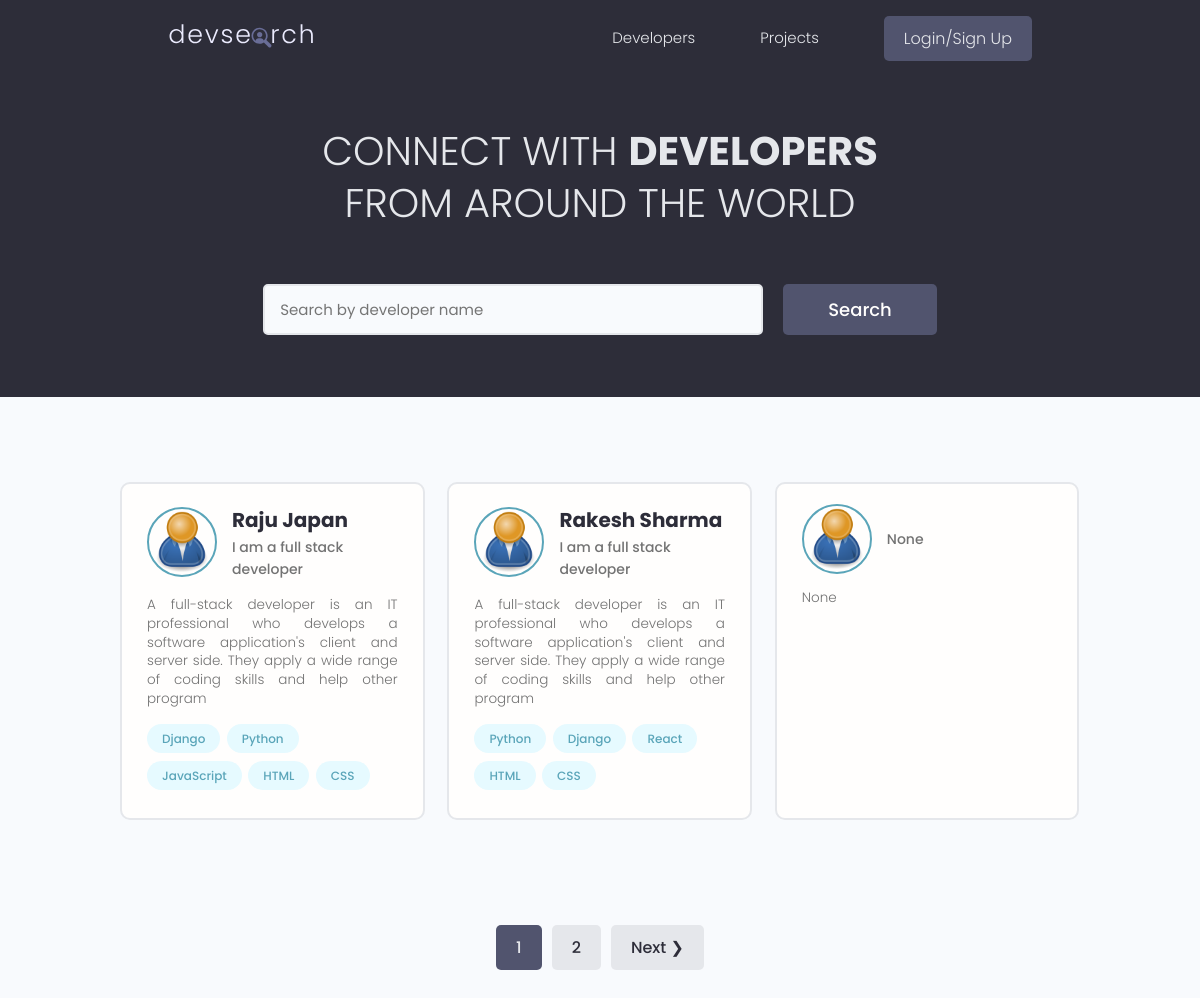
The page / on the database its author committed.
### users/models.py (models this page shows, shortened)
class Profile(models.Model):
    user = models.OneToOneField(User, on_delete=models.CASCADE, null=True, blank=True)
    name = models.CharField(max_length=200, blank=True, null=True)
    email = models.EmailField(max_length=500, blank=True, null=True)
    username = models.CharField(max_length=200, blank=True, null=True)
    location = models.CharField(max_length=200, blank=True, null=True)
    short_intro = models.CharField(max_length=200, blank=True, null=True)
    bio = models.TextField(blank=True, null=True)
    profile_image = models.ImageField(null=True, blank=True, upload_to='profiles/', default="profiles/user-default.png")
    social_github = models.CharField(max_length=200, blank=True, null=True)
    social_twitter = models.CharField(max_length=200, blank=True, null=True)
    social_linkedin = models.CharField(max_length=200, blank=True, null=True)
    social_youtube = models.CharField(max_length=200, blank=True, null=True)
    social_website = models.CharField(max_length=200, blank=True, null=True)
    created = models.DateTimeField(auto_now_add=True)
    id = models.UUIDField(default=uuid.uuid4, unique=True, primary_key=True, editable=False)
    class Meta:
        ordering = ['created']
    @property
    def imageURL(self):
        try:
            url = self.profile_image.url
        except:
            url = ''
        return url

class Skill(models.Model):
    owner = models.ForeignKey(Profile, on_delete=models.CASCADE, null=True,blank=True)
    name = models.CharField(max_length=200, blank=True, null=True)
    description = models.TextField(null=True, blank=True)
    created = models.DateTimeField(auto_now_add=True)
    id = models.UUIDField(default=uuid.uuid4, unique=True, primary_key=True, editable=False)
    def __str__(self):
        return str(self.name)

### users/views.py (the view)
# urls.py: path('', views.profiles, name='profiles'),
def profiles(request):
    profiles, search_query = searchProfiles(request)
    custom_range, profiles = paginateProfiles(request, profiles, 3)
    context = {'profiles':profiles, 'search_query':search_query, 'custom_range':custom_range}
    return render(request, 'users/profiles.html',context)

### users/utils.py (called while the page is built)
def paginateProfiles(request, profiles, results):
    page = request.GET.get('page')
    paginator = Paginator(profiles, results)
    try:
        profiles = paginator.page(page)
    except PageNotAnInteger:
        page = 1
        profiles = paginator.page(page)
    except EmptyPage:
        page = paginator.num_pages
        profiles = paginator.page(page)
    leftIndex = (int(page)-4)
    if leftIndex < 1:
        leftIndex = 1
    rightIndex = (int(page)+5)
    if rightIndex > paginator.num_pages:
        rightIndex = paginator.num_pages + 1
    custom_range = range(leftIndex,rightIndex)
    return custom_range, profiles

def searchProfiles(request):
    search_query = ''
    if request.GET.get('search_query'):
        search_query = request.GET.get('search_query')
    skills = Skill.objects.filter(name__icontains = search_query)
    profiles = Profile.objects.distinct().filter(
        Q(name__icontains=search_query) |
        Q(short_intro__icontains=search_query) |
        Q(skill__in = skills)
        )
    return profiles, search_query

### users/templates/users/profiles.html (shortened to what this page needs)
{% extends 'main.html' %}
{% block content %}
<main class="home">
    <section class="hero-section text-center">
        <div class="container container--narrow">
            <div class="hero-section__box">
                <h2>CONNECT WITH <span>DEVELOPERS</span></h2>
                <h2>FROM AROUND THE WORLD</h2>
            </div>
            <div class="hero-section__search">
                <form id="searchForm" class="form" action="{% url 'profiles' %}" method="get">
                    <div class="form__field">
                        <input class="input input--text" id="formInput#search" type="text" name="search_query"
                            value="{{search_query}}" placeholder="Search by developer name" />
                    </div>
                    <input class="btn btn--sub btn--lg" type="submit" value="Search" />
                </form>
            </div>
        </div>
    </section>
    <section class="devlist">
        <div class="container">
            <div class="grid grid--three">
                {% for profile in profiles %}
                <div class="column card">
                    <div class="dev">
                        <a href="{% url 'user-profile' profile.id %}" class="card__body">
                            <div class="dev__profile">
                                <img class="avatar avatar--md" src="{{profile.imageURL}}" alt="image" />
                                <div class="dev__meta">
                                    <h3>{{profile.name}}</h3>
                                    <h5>{{profile.short_intro|slice:"60"}}</h5>
                                </div>
                            </div>
                            <p class="dev__info">{{profile.bio|slice:"170"}}</p>
                            <div class="dev__skills">
                                {% for skill in profile.skill_set.all|slice:"5" %}
                                <span class="tag tag--pill tag--main">
                                    <small>{{skill}}</small>
                                </span>
                                {% endfor %}
                            </div>
                        </a>
                    </div>
                </div>
                {% endfor %}
            </div>
        </div>
    </section>
    {% include 'pagination.html' with queryset=profiles custom_range=custom_range %}
</main>
{% endblock content %}

### templates/main.html (shortened to what this page needs)
<!DOCTYPE html>
{% load static %}
<html lang="en">
<head>
    <link rel="stylesheet" href="https://cdn.iconmonstr.com/1.3.0/css/iconmonstr-iconic-font.min.css" />
    <link rel="stylesheet" href="{% static 'uikit/styles/uikit.css' %}" />
    <link rel="stylesheet" href="{% static 'styles/app.css' %}" />
</head>
<body>
    {% include 'navbar.html' %}
    {% block content %}
    {% endblock content %}
</body>
</html>

### templates/navbar.html (shortened to what this page needs)
{% load static %}
<header class="header">
    <div class="container container--narrow">
        <a href="{% url 'profiles' %}" class="header__logo">
            <img src="{% static 'images/logo.svg' %}" alt="DevSearch Logo" />
        </a>
        <nav class="header__nav">
            <ul class="header__menu">
                <li class="header__menuItem"><a href="{% url 'profiles' %}">Developers</a></li>
                <li class="header__menuItem"><a href="{% url 'projects' %}">Projects</a></li>
                {% if request.user.is_authenticated %}
                <li class="header__menuItem"><a href="{% url 'inbox' %}">Inbox</a></li>
                <li class="header__menuItem"><a href="{% url 'account' %}">Account</a></li>
                <li class="header__menuItem"><a href="{% url 'logout' %}" class="btn btn--sub">Logout</a></li>
                {% else %}
                <li class="header__menuItem"><a href="{% url 'login' %}" class="btn btn--sub">Login/Sign Up</a></li>
                {% endif %}
            </ul>
        </nav>
    </div>
</header>

### templates/pagination.html (shortened to what this page needs)
{% if queryset.has_other_pages %}
<div class="pagination">
    <ul class="container">
        {% for page in custom_range %}
        {% if page == queryset.number %}
        <li><a href="?page={{page}}" class="btn page-link btn--sub" data-page="{{page}}">{{page}}</a></li>
        {% else %}
        <li><a href="?page={{page}}" class="btn page-link" data-page="{{page}}">{{page}}</a></li>
        {% endif %}
        {% endfor %}
        {% if queryset.has_next %}
        <li><a href="?page={{queryset.next_page_number}}" class="btn page-link"
                data-page="{{queryset.next_page_number}}">Next &#10095;</a></li>
        {% endif %}
    </ul>
</div>
{% endif %}

### static/styles/app.css (style rules this page uses)
:root { --color-sub: #2d2d39; }
.btn--sub { background-color: var(--color-sub-light); }
.card { border: 2px solid var(--color-light); }
img { width: 100%; }
.header { position: sticky; z-index: 111; background-color: var(--color-sub); padding: 1.5rem 0; }
.header>.container { display: flex; justify-content: space-between; align-items: center; }
.header__logo>img { height: 3.8rem; }
.header__nav>ul { display: inline-flex; align-items: center; list-style: none; gap: 6.5rem; }
.header__menuItem>a { color: var(--color-light); font-weight: 300; }
.hero-section { height: 40vh; display: flex; align-items: center; background-color: var(--color-sub); }
.hero-section__box { margin-bottom: 4rem; }
.hero-section__box>h2, .hero-section__box>h2>span { font-size: 4rem; color: var(--color-light); line-height: 1.3; text-transform: uppercase; }
.hero-section__box>h2 { font-weight: 300; }
.hero-section__box>h2>span { font-weight: 700; }
.hero-section__search>.form { display: flex; align-items: center; justify-content: center; gap: 2rem; }
.hero-section__search>.form input.input--text { width: 50rem; }
.devlist { margin-top: 8rem; }
.devlist .grid { align-items: stretch; }
.devlist .dev .dev__profile { display: flex; align-items: center; gap: 1.5rem; }
.devlist .dev .dev__meta h3 { color: var(--color-sub); font-size: 2rem; font-weight: 700; }
.devlist .dev .dev__meta h5 { color: var(--color-text); font-size: 1.4rem; font-weight: 500; }
.devlist .dev .dev__info { margin: 1.5rem 0; font-size: 1.35rem; line-height: 1.4; text-align: justify; }
.pagination { margin-top: 8rem; margin-bottom: 10rem; }
.pagination>ul { flex-wrap: wrap; list-style: none; display: flex; align-items: center; justify-content: center; gap: 1rem; }
.pagination .btn { color: var(--color-sub); }
.pagination .btn.btn--sub { color: var(--color-light); }

### static/uikit/styles/modules/_variables.css (style rules this page uses)
:root { --color-main: #5aa5b9; --color-main-light: #e6faff; --color-sub: #3f4156; --color-sub-light: #51546e; --color-sub-lighter: #ededfd; --color-text: #737373; --color-gray: #8b8b8b; --color-light: #e5e7eb; --color-light-gray: #767676; --color-bg: #f8fafd; --color-white: #fffefd; --color-white-light: #f3f3f3; --color-success: #359e64; --color-success-bg: #def8e8; --color-error: #fc4b0b; --color-error-bg: #fff2ee; --font-base: 'Poppins', arial, helvetica, 'Segoe UI', roboto, ubuntu, sans-serif; --font-monospace: 'Fira Code', 'Courier New', courier, monospace; --font-regular: 300; --font-medium: 500; --font-bold: 700; --generic-shadow: 1px 1px 5px #00000010; --generic-transition: all 0.3s ease-in-out; }

### static/uikit/styles/modules/_base.css (style rules this page uses)
* { margin: 0; padding: 0; box-sizing: border-box; text-rendering: optimizeLegibility; color: inherit; font-size: inherit; }
html { font-size: 50%; }
@media only screen and (min-width: 480px) { html { font-size: 56.25%; } }
@media only screen and (min-width: 1200px) { html { font-size: 62.5%; } }
body { line-height: 1.6; font-weight: 400; font-size: 1.5rem; color: var(--color-text); background-color: var(--color-bg); min-height: 100vh; }

### static/uikit/styles/modules/_typography.css (style rules this page uses)
* { font-family: var(--font-base); }
h2 { font-size: 3.6rem; font-weight: var(--font-bold); }
h3 { font-size: 3.2rem; font-weight: var(--font-medium); }
h5 { font-size: 2.4rem; font-weight: var(--font-medium); }
h5, h6 { font-weight: var(--font-regular); }
p, span, strong { font-size: 1.6rem; color: var(--color-text); font-weight: var(--font-regular); }
a { padding-bottom: 2px; text-decoration: none; display: inline-block; color: var(--color-main); font-weight: var(--font-medium); }

### static/uikit/styles/modules/_utilities.css (style rules this page uses)
.container { width: 92%; max-width: 165rem; margin: 0 auto; box-sizing: border-box; }
.container--narrow { width: 92%; max-width: 120rem; }
@media screen and (min-width: 1000px) { .container { width: 90%; } }
@media screen and (min-width: 1000px) { .container--narrow { width: 85%; } }
@media screen and (min-width: 1200px) { .container { width: 80%; } }
@media screen and (min-width: 1200px) { .container--narrow { width: 72%; } }
.text-center { text-align: center; }

### static/uikit/styles/modules/_avatar.css (style rules this page uses)
.avatar { border-radius: 50%; border: 2px solid var(--color-main); object-fit: cover; }
.avatar--md { height: 7rem; width: 7rem; }

### static/uikit/styles/modules/_card.css (style rules this page uses)
.card { border-radius: 1rem; background-color: var(--color-white); border: 1.5px solid var(--color-light); width: auto; height: auto; margin-top: 0.5rem; margin-bottom: 0.5rem; overflow: hidden; }
.card__body, .card__header { padding: 2rem 2.5rem; }

### rows shown on the page
Profile: imageURL (placeholder picture), name "Raju Japan", short_intro "I am a full stack developer", bio "A full-stack developer is an IT professional who develops a software application's client and server side. They apply a wide range of coding skills and help other program"
Skill: name "Django"
Skill: name "Python"
Skill: name "JavaScript"
Skill: name "HTML"
Skill: name "CSS"
Profile: imageURL (placeholder picture), name "Rakesh Sharma", short_intro "I am a full stack developer", bio "A full-stack developer is an IT professional who develops a software application's client and server side. They apply a wide range of coding skills and help other program"
Skill: name "Python"
Skill: name "Django"
Skill: name "React"
Skill: name "HTML"
Skill: name "CSS"
Profile: imageURL (placeholder picture), short_intro "None", bio "None"

### other values the page prints
{{ page }} "1"
{{ page }} "2"
